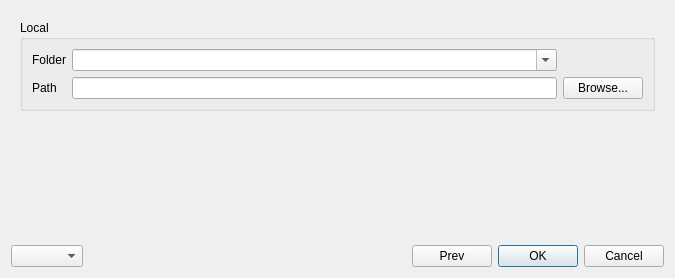
<?xml version="1.0" encoding="UTF-8"?>
<ui version="4.0">
 <class>AddRepositoryDialog</class>
 <widget class="QDialog" name="AddRepositoryDialog">
  <property name="geometry">
   <rect>
    <x>0</x>
    <y>0</y>
    <width>675</width>
    <height>278</height>
   </rect>
  </property>
  <property name="windowTitle">
   <string>Add Repository</string>
  </property>
  <layout class="QVBoxLayout" name="verticalLayout_6">
   <item>
    <widget class="QStackedWidget" name="stackedWidget">
     <property name="currentIndex">
      <number>2</number>
     </property>
     <widget class="QWidget" name="page_first">
      <layout class="QVBoxLayout" name="verticalLayout_4">
       <item>
        <widget class="QGroupBox" name="groupBox">
         <property name="sizePolicy">
          <sizepolicy hsizetype="MinimumExpanding" vsizetype="Preferred">
           <horstretch>0</horstretch>
           <verstretch>0</verstretch>
          </sizepolicy>
         </property>
         <property name="title">
          <string>Operation</string>
         </property>
         <layout class="QVBoxLayout" name="verticalLayout">
          <item>
           <widget class="QRadioButton" name="radioButton_clone">
            <property name="text">
             <string>Clone</string>
            </property>
           </widget>
          </item>
          <item>
           <widget class="QRadioButton" name="radioButton_add_existing">
            <property name="text">
             <string>Add e&amp;xisting</string>
            </property>
           </widget>
          </item>
          <item>
           <widget class="QRadioButton" name="radioButton_initialize">
            <property name="text">
             <string>Initialize</string>
            </property>
           </widget>
          </item>
         </layout>
        </widget>
       </item>
       <item>
        <spacer name="verticalSpacer">
         <property name="orientation">
          <enum>Qt::Vertical</enum>
         </property>
         <property name="sizeHint" stdset="0">
          <size>
           <width>20</width>
           <height>40</height>
          </size>
         </property>
        </spacer>
       </item>
      </layout>
     </widget>
     <widget class="QWidget" name="page_remote">
      <layout class="QVBoxLayout" name="verticalLayout_2">
       <item>
        <layout class="QHBoxLayout" name="horizontalLayout_2">
         <item>
          <widget class="QGroupBox" name="groupBox_remote">
           <property name="title">
            <string>Remote</string>
           </property>
           <property name="checked">
            <bool>false</bool>
           </property>
           <layout class="QVBoxLayout" name="verticalLayout_3">
            <item>
             <layout class="QGridLayout" name="gridLayout">
              <item row="0" column="0">
               <widget class="QLabel" name="label_4">
                <property name="text">
                 <string>Name</string>
                </property>
               </widget>
              </item>
              <item row="0" column="1">
               <widget class="QLineEdit" name="lineEdit_remote_name"/>
              </item>
              <item row="1" column="0">
               <widget class="QLabel" name="label_3">
                <property name="text">
                 <string>URL</string>
                </property>
               </widget>
              </item>
              <item row="1" column="1">
               <widget class="RepositoryUrlLineEdit" name="lineEdit_remote_repository_url">
                <property name="editable" stdset="0">
                 <bool>true</bool>
                </property>
               </widget>
              </item>
              <item row="1" column="2">
               <widget class="QPushButton" name="pushButton_test_repo">
                <property name="text">
                 <string>Test</string>
                </property>
               </widget>
              </item>
             </layout>
            </item>
            <item>
             <widget class="RemoteAdvancedOptionWidget" name="widget_ssh_override" native="true"/>
            </item>
           </layout>
          </widget>
         </item>
        </layout>
       </item>
       <item>
        <spacer name="verticalSpacer_3">
         <property name="orientation">
          <enum>Qt::Vertical</enum>
         </property>
         <property name="sizeHint" stdset="0">
          <size>
           <width>20</width>
           <height>40</height>
          </size>
         </property>
        </spacer>
       </item>
      </layout>
     </widget>
     <widget class="QWidget" name="page_local">
      <layout class="QVBoxLayout" name="verticalLayout_5">
       <item>
        <widget class="QGroupBox" name="groupBox_local">
         <property name="title">
          <string>Local</string>
         </property>
         <layout class="QGridLayout" name="gridLayout_2">
          <item row="1" column="1">
           <widget class="WorkingDirLineEdit" name="lineEdit_local_path"/>
          </item>
          <item row="1" column="0">
           <widget class="QLabel" name="label">
            <property name="text">
             <string>Path</string>
            </property>
           </widget>
          </item>
          <item row="0" column="1">
           <widget class="QComboBox" name="comboBox_local_working_folder">
            <property name="editable">
             <bool>true</bool>
            </property>
           </widget>
          </item>
          <item row="0" column="0">
           <widget class="QLabel" name="label_2">
            <property name="text">
             <string>Folder</string>
            </property>
           </widget>
          </item>
          <item row="1" column="2">
           <widget class="QPushButton" name="pushButton_browse_local_path">
            <property name="text">
             <string>Browse...</string>
            </property>
           </widget>
          </item>
         </layout>
        </widget>
       </item>
       <item>
        <spacer name="verticalSpacer_4">
         <property name="orientation">
          <enum>Qt::Vertical</enum>
         </property>
         <property name="sizeHint" stdset="0">
          <size>
           <width>20</width>
           <height>40</height>
          </size>
         </property>
        </spacer>
       </item>
      </layout>
     </widget>
    </widget>
   </item>
   <item>
    <layout class="QHBoxLayout" name="horizontalLayout">
     <item>
      <widget class="QComboBox" name="comboBox_search"/>
     </item>
     <item>
      <spacer name="horizontalSpacer">
       <property name="orientation">
        <enum>Qt::Horizontal</enum>
       </property>
       <property name="sizeHint" stdset="0">
        <size>
         <width>40</width>
         <height>20</height>
        </size>
       </property>
      </spacer>
     </item>
     <item>
      <widget class="QPushButton" name="pushButton_prev">
       <property name="text">
        <string>Prev</string>
       </property>
      </widget>
     </item>
     <item>
      <widget class="QPushButton" name="pushButton_ok">
       <property name="text">
        <string>OK</string>
       </property>
       <property name="default">
        <bool>true</bool>
       </property>
      </widget>
     </item>
     <item>
      <widget class="QPushButton" name="pushButton_cancel">
       <property name="text">
        <string>Cancel</string>
       </property>
      </widget>
     </item>
    </layout>
   </item>
  </layout>
 </widget>
 <customwidgets>
  <customwidget>
   <class>WorkingDirLineEdit</class>
   <extends>QLineEdit</extends>
   <header>WorkingDirLineEdit.h</header>
  </customwidget>
  <customwidget>
   <class>RemoteAdvancedOptionWidget</class>
   <extends>QWidget</extends>
   <header>RemoteAdvancedOptionWidget.h</header>
   <container>1</container>
  </customwidget>
  <customwidget>
   <class>RepositoryUrlLineEdit</class>
   <extends>QLineEdit</extends>
   <header>RepositoryUrlLineEdit.h</header>
  </customwidget>
 </customwidgets>
 <tabstops>
  <tabstop>radioButton_clone</tabstop>
  <tabstop>radioButton_add_existing</tabstop>
  <tabstop>radioButton_initialize</tabstop>
  <tabstop>lineEdit_remote_name</tabstop>
  <tabstop>lineEdit_remote_repository_url</tabstop>
  <tabstop>pushButton_test_repo</tabstop>
  <tabstop>comboBox_search</tabstop>
  <tabstop>comboBox_local_working_folder</tabstop>
  <tabstop>lineEdit_local_path</tabstop>
  <tabstop>pushButton_browse_local_path</tabstop>
  <tabstop>pushButton_prev</tabstop>
  <tabstop>pushButton_ok</tabstop>
  <tabstop>pushButton_cancel</tabstop>
 </tabstops>
 <resources/>
 <connections>
  <connection>
   <sender>pushButton_cancel</sender>
   <signal>clicked()</signal>
   <receiver>AddRepositoryDialog</receiver>
   <slot>reject()</slot>
   <hints>
    <hint type="sourcelabel">
     <x>389</x>
     <y>206</y>
    </hint>
    <hint type="destinationlabel">
     <x>268</x>
     <y>139</y>
    </hint>
   </hints>
  </connection>
  <connection>
   <sender>pushButton_ok</sender>
   <signal>clicked()</signal>
   <receiver>AddRepositoryDialog</receiver>
   <slot>accept()</slot>
   <hints>
    <hint type="sourcelabel">
     <x>308</x>
     <y>206</y>
    </hint>
    <hint type="destinationlabel">
     <x>346</x>
     <y>135</y>
    </hint>
   </hints>
  </connection>
 </connections>
</ui>
